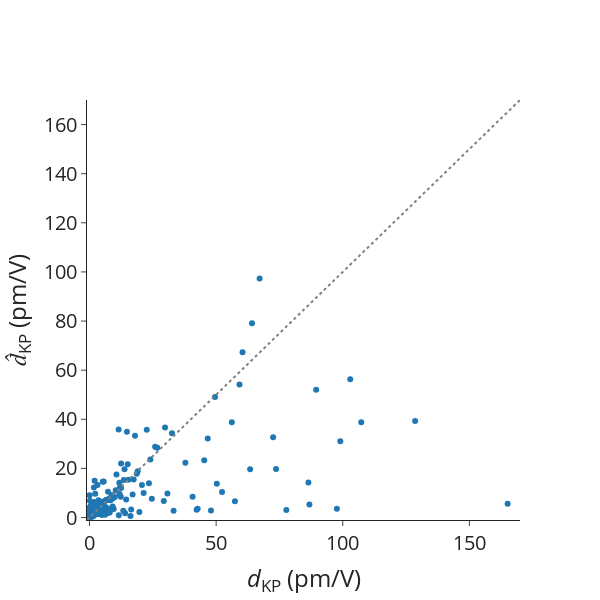

Here is the notebook cell this chart was saved with:
### Markdown cell above
# Errors on dKP

### Code cell
# Data

mae = mean_absolute_error(df_pred_matten["dKP_true"], df_pred_matten["dKP_matten"])
mape = mean_absolute_percentage_error(
    df_pred_matten["dKP_true"], df_pred_matten["dKP_matten"]
)
rmse = root_mean_squared_error(df_pred_matten["dKP_true"], df_pred_matten["dKP_matten"])
spearmanrho = spearmanr(df_pred_matten["dKP_true"], df_pred_matten["dKP_matten"])
print(f"MAE = {mae}")
print(f"MAPE = {mape}")
print(f"RMSE = {rmse}")
print(f"Rho_sp = {spearmanrho.statistic}")

# Scatter plot for previous outputs.
scatter_dKP = go.Scatter(
    x=df_pred_matten["dKP_true"],
    y=df_pred_matten["dKP_matten"],
    mode="markers",
    name="",
    showlegend=False,
    text=[mpid for mpid in df_pred_matten.index.values],
)

ideal = go.Scatter(
    x=[-1, 200],
    y=[-1, 200],
    mode="lines",
    line=dict(color="gray", dash="dot"),
    showlegend=False,
)

# Layout
layout = go.Layout(
    # title=dict(text='Scatter Plot'),
    xaxis=dict(title="<i>d</i><sub>KP</sub> (pm/V)", range=[-1, 170]),
    yaxis=dict(title="<i>d&#770;</i><sub>KP</sub> (pm/V)", range=[-1, 170]),
    # legend=dict(font=dict(size=12)),
)

# Create figure
fig = go.Figure(data=[scatter_dKP, ideal], layout=layout)

fig.update_layout(
    autosize=False,
    font_size=20,
    width=600,
    height=600,
    # plot_bgcolor="white",
    template="simple_white",
)
fig.update_layout(
    xaxis=dict(
        # tickmode = 'array',
        # tickvals = [1, 2,3,4,5,6,7,8],
        # ticktext = ['One', 'Three', 'Five', 'Seven', 'Nine', 'Eleven']
        showgrid=False,
    ),
    yaxis=dict(
        # tickmode = 'array',
        # tickvals = [1, 2,3,4,5,6,7,8],
        # ticktext = ['One', 'Three', 'Five', 'Seven', 'Nine', 'Eleven']
        showgrid=False,
    ),
)

# Show figure
fig.show()

### Figure 1 — Plotly figure (JSON) as saved in the notebook; plotly's stock layout.template omitted (floating-point values rounded to 4 significant figures; data arrays with more than 128 entries replaced by an {"elided": "..."} marker saying what was removed)
{"data": [{"mode": "markers", "name": "", "showlegend": false, "text": {"elided": "250 str values"}, "type": "scatter", "x": {"elided": "250 float values"}, "y": {"elided": "250 float values"}}, {"line": {"color": "gray", "dash": "dot"}, "mode": "lines", "showlegend": false, "type": "scatter", "x": [-1, 200], "y": [-1, 200]}], "layout": {"autosize": false, "font": {"size": 20}, "height": 600, "width": 600, "xaxis": {"range": [-1, 170], "showgrid": false, "title": {"text": "<i>d</i><sub>KP</sub> (pm/V)"}}, "yaxis": {"range": [-1, 170], "showgrid": false, "title": {"text": "<i>d&#770;</i><sub>KP</sub> (pm/V)"}}}}
